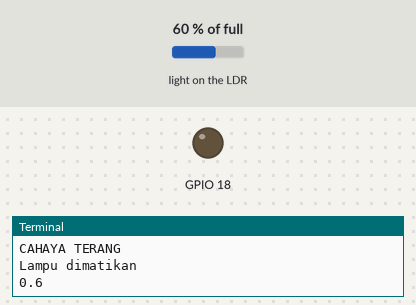
A program run on a simulated Raspberry Pi (BCM pin numbers). Shown: output pins drawn as LEDs (lit = HIGH), the last lines printed to the terminal. The inputs (shaded band) are chosen by the test bench; at power-on: light on the LDR 60 % of full.

Above: at 1.2 s.
1.3 s: light on the LDR set to 22 % of full
4.3 s: light on the LDR set to 19 % of full
At 6.6 s:
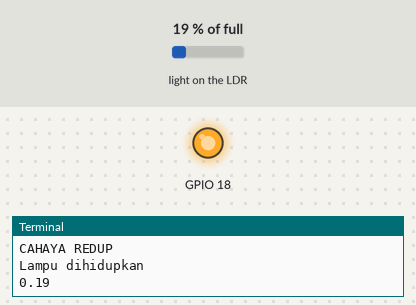
6.9 s: light on the LDR set to 25 % of full
At 8.3 s:
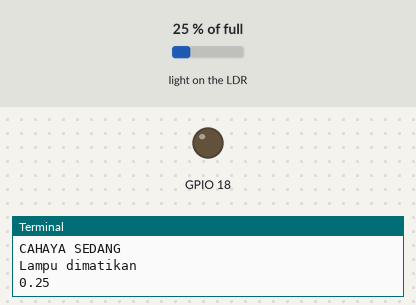
8.9 s: light on the LDR set to 2 % of full
At 9.8 s:
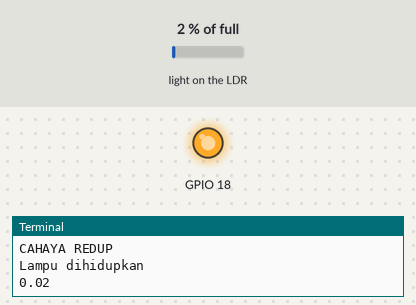
Timing chart, 0 to 11.9 s (numbered marks = the images above; inputs shaded):
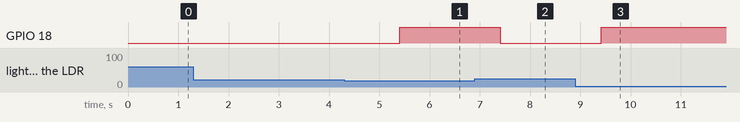

The program:

LED_AUTO_LDR.py
```python
#!/usr/bin/env python
import time
import RPi.GPIO as GPIO
from gpiozero import LightSensor, Buzzer

GPIO.setmode(GPIO.BCM)
GPIO.setwarnings(False)
GPIO.setup(18,GPIO.OUT)

ldr = LightSensor(4)
while True:
    if ldr.value==0:
        print("TIDAK ADA CAHAYA")
        print "Lampu dihidupkan"
        GPIO.output(18,GPIO.HIGH)
    elif ldr.value>0 and ldr.value<=0.2:
        print("CAHAYA REDUP")
        print "Lampu dihidupkan"
        GPIO.output(18,GPIO.HIGH)
    elif ldr.value>0.2 and ldr.value<=0.4:
        print("CAHAYA SEDANG")
        print "Lampu dimatikan"
        GPIO.output(18,GPIO.LOW)
    elif ldr.value>0.4 and ldr.value<=0.6:
        print("CAHAYA TERANG")
        print "Lampu dimatikan"
        GPIO.output(18,GPIO.LOW)
    elif ldr.value>0.6:
        print("CAHAYA SANGAT TERANG")
        print "Lampu dimatikan"
        GPIO.output(18,GPIO.LOW)
    print(ldr.value)
    time.sleep(1)
```

Measured:
- the behaviour switches between 21 and 20 % of full on light on the LDR (found by bisection; images 0 and 1)
- after the input at 4.3 s, GPIO 18: LOW → HIGH after 1.1 s
- after the input at 6.9 s, GPIO 18: HIGH → LOW after 0.51 s
- after the input at 8.9 s, GPIO 18: LOW → HIGH after 0.51 s
